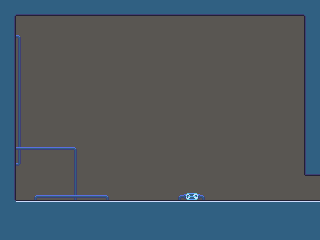

A 2D game scene composited from a Tiled map and its tileset images. What follows is a short description and the map's XML, with each tile layer's data collapsed to a summary:
An orthogonal 40x30 tile map with 8x8 px tiles, 1 tile layer (Tile Layer 1), 2 tilesets and 3 objects (2x event, obj).

<map version="1.0" orientation="orthogonal" renderorder="right-down" width="40" height="30" tilewidth="8" tileheight="8" nextobjectid="8">
 <tileset firstgid="1" name="atlas" tilewidth="8" tileheight="8">
  <image source="../atlas.bmp" trans="ff00ff" width="256" height="256" />
  <tile id="96">
   <animation>
    <frame tileid="96" duration="83" />
    <frame tileid="97" duration="83" />
    <frame tileid="98" duration="83" />
    <frame tileid="99" duration="83" />
   </animation>
  </tile>
  <tile id="128">
   <animation>
    <frame tileid="128" duration="83" />
    <frame tileid="129" duration="83" />
    <frame tileid="130" duration="83" />
    <frame tileid="131" duration="83" />
   </animation>
  </tile>
  <tile id="132">
   <animation>
    <frame tileid="132" duration="166" />
    <frame tileid="168" duration="166" />
    <frame tileid="171" duration="333" />
   </animation>
  </tile>
  <tile id="133">
   <animation>
    <frame tileid="133" duration="166" />
    <frame tileid="169" duration="166" />
    <frame tileid="172" duration="333" />
   </animation>
  </tile>
  <tile id="134">
   <animation>
    <frame tileid="134" duration="166" />
    <frame tileid="170" duration="166" />
    <frame tileid="173" duration="333" />
   </animation>
  </tile>
  <tile id="164">
   <animation>
    <frame tileid="164" duration="166" />
    <frame tileid="200" duration="166" />
    <frame tileid="203" duration="333" />
   </animation>
  </tile>
  <tile id="165">
   <animation>
    <frame tileid="165" duration="166" />
    <frame tileid="201" duration="166" />
    <frame tileid="204" duration="333" />
   </animation>
  </tile>
  <tile id="166">
   <animation>
    <frame tileid="166" duration="166" />
    <frame tileid="202" duration="166" />
    <frame tileid="205" duration="333" />
   </animation>
  </tile>
 </tileset>
 <tileset firstgid="1025" name="atlas-8x32" tilewidth="8" tileheight="32">
  <image source="../atlas.bmp" trans="ff00ff" width="256" height="256" />
 </tileset>
 <layer name="Tile Layer 1" width="40" height="30">
  <data>[1200 cells, 1200 non-empty, 18 distinct tile ids]</data>
 </layer>
 <objectgroup name="Templates" visible="0">
  <object id="2" name="ev_template" type="event" x="177" y="66" width="79" height="32">
   <properties>
    <property name="ce" value="ce_max" />
    <property name="int0" value="-1" />
    <property name="int1" value="-1" />
    <property name="int2" value="-1" />
    <property name="int3" value="-1" />
    <property name="t" value="t_max" />
    <property name="var0" value="gv_max" />
    <property name="var1" value="gv_max" />
    <property name="var2" value="gv_max" />
    <property name="var3" value="gv_max" />
   </properties>
  </object>
  <object id="3" name="door_template" type="obj" gid="1217" x="96" y="40" width="8" height="32">
   <properties>
    <property name="ce" value="ce_handle_door" />
    <property name="f" value="door|static" />
    <property name="var" value="" />
   </properties>
  </object>
 </objectgroup>
 <objectgroup name="Object Layer 2">
  <object id="7" name="exit" type="event" x="320" y="168" width="8" height="40">
   <properties>
    <property name="ce" value="ce_switch_map" />
    <property name="int0" value="1" />
    <property name="int1" value="1" />
    <property name="int2" value="23" />
    <property name="int3" value="-1" />
    <property name="t" value="is_player|on_enter|keep_active" />
    <property name="var0" value="gv_max" />
    <property name="var1" value="gv_max" />
    <property name="var2" value="gv_max" />
    <property name="var3" value="gv_max" />
   </properties>
  </object>
 </objectgroup>
</map>
